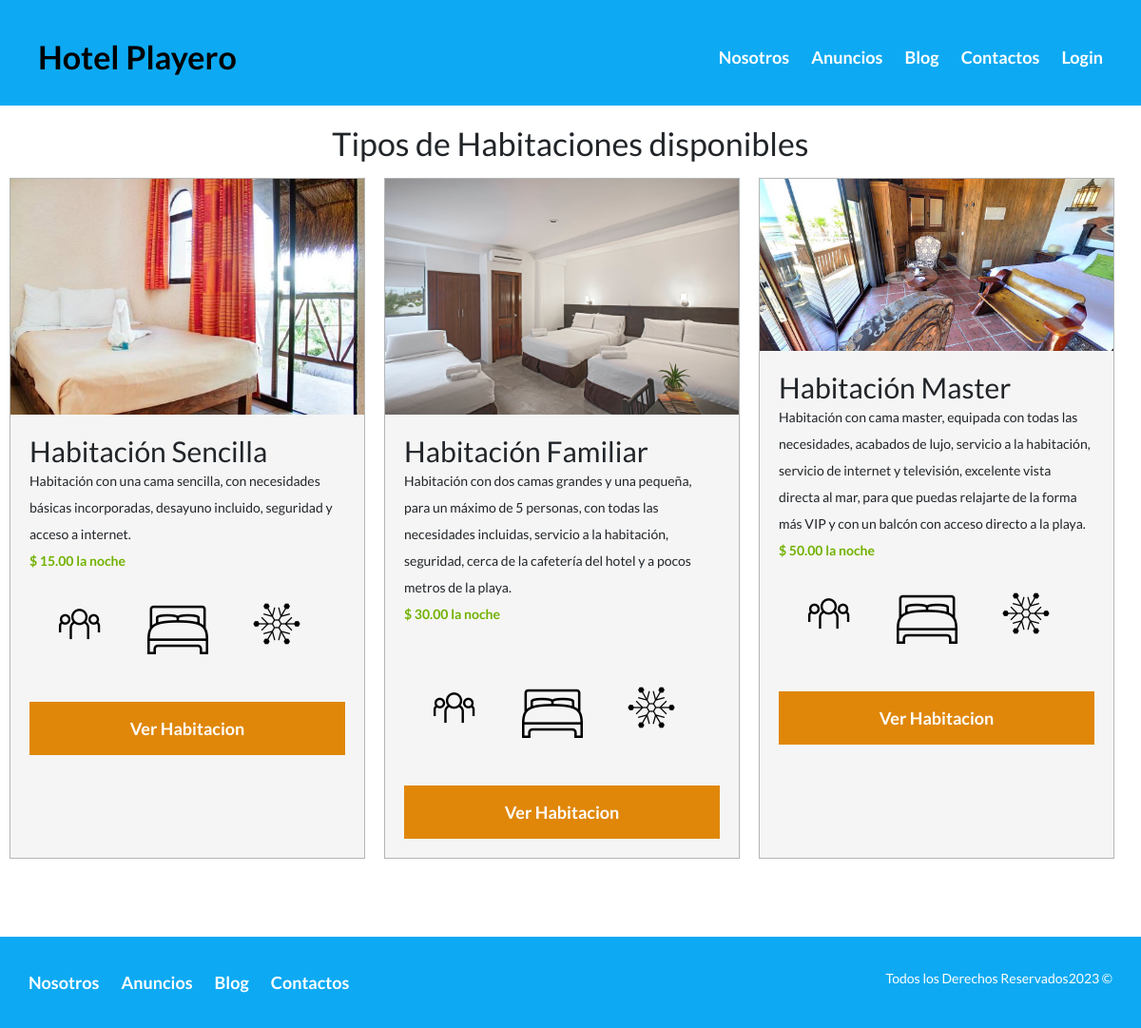
/anuncios/, run on the app's committed database.
### Hotel/models.py (models this page shows, shortened)
class Room (models.Model):
    title = models.CharField(max_length=100, verbose_name="Titulo")
    description = models.TextField(verbose_name="Descripcion")
    price = models.IntegerField(verbose_name="Precio")
    image = models.ImageField(verbose_name="Imagen", upload_to= "rooms")
    NumPeople = models.IntegerField(verbose_name="Numero de Personas")
    NumRoom = models.IntegerField(verbose_name="Numero de Habitaciones")
    created = models.DateTimeField(auto_now_add=True, verbose_name="Fecha de Creacion")
    updated = models.DateTimeField(auto_now=True, verbose_name="Fecha de Modificacion")
    class Meta:
        verbose_name = 'Habitacion'
        verbose_name_plural = 'Habitaciones'
        ordering = ["-created"]

### Hotel/views.py (the view)
# urls.py: path('anuncios/', anuncios.as_view(), name="anuncios"),
class anuncios(TemplateView):
    template_name = 'hotel/Anuncios.html'
    def get(selt, request):
        room = Room.objects.all()
        return render(request, selt.template_name, {'room': room})

### Hotel/templates/hotel/Anuncios.html (shortened to what this page needs)
{% extends 'core/base.html' %}
{% block header %}site-header{% endblock %}
{% block content %}
{% load static %}
<main class="section contenedor">
    <h2 class="fw-300 centrar-texto">Tipos de Habitaciones disponibles</h2>
    <div class="contenedor-anuncios">
        {% for room in room %}
            <div class="anuncio">
                <div>
                    <img src="{{room.image.url}}" alt="Anuncios">
                </div>
                <div class="contenido-anuncio">
                    <h3>{{room.title}}</h3>
                    <p>{{room.description}}</p>
                    <p class="precio"> $ {{room.price}}.00 la noche</p>
                    {% if room.price == 30 %}<br>{% endif %}
                    <ul class="iconos-caracteristicas">
                        <li>
                            <img src="{% static 'core/img/Icon_Person.png' %}" alt="Icono Persona">
                        </li>
                        <li>
                            <img src="{% static 'core/img/Icon_Cama.png' %}" alt="Icono Cama">
                        </li>
                        <li>
                            <img src="{% static 'core/img/Icon_Aire.png' %}" alt="Icono Aire">
                        </li>
                    </ul>
                    <div>
                        <a href="{% url 'anuncio' room.title %}" class="boton boton-amarillo d-block">Ver Habitacion</a>
                    </div>
                </div>
            </div>
        {% endfor %}
    </div>
</main>
<br>
{% endblock %}

### core/templates/core/base.html (shortened to what this page needs)
<!DOCTYPE html>
<html lang="en">
    <head>
        {% load static %}
        <link href="https://cdn.jsdelivr.net/npm/bootstrap@5.2.0/dist/css/bootstrap.min.css" rel="stylesheet">
        <link rel="stylesheet" href="https://cdn.datatables.net/1.10.20/css/jquery.dataTables.min.css">
        <link rel="stylesheet" href="{% static 'core/Css/Estilo.css' %}">
        <link rel="stylesheet" href="{% static 'core/Css/Normalize.css' %}">
    </head>
    <body>
        <header class="{% block header %}{% endblock %}">
            <div class="contenedor contenido-header">
                <div class="barra">
                    <a href="{% url 'home' %}" >
                        <div class="barra1">
                            <h2><strong>Hotel Playero</strong></h2>
                        </div>
                    </a>
                    <nav class="navegacion">
                        <a href="{% url 'nosotros' %}">Nosotros</a>
                        <a href="{% url 'anuncios' %}">Anuncios</a>
                        <a href="{% url 'blog' %}">Blog</a>
                        <a href="{% url 'contacto' %}">Contactos</a>
                        {% if user.is_authenticated %}
                            {% if user.is_superuser %}
                            <a href="{% url 'reservacion' %}">Reservaciones</a>
                            <a href="{% url 'asesoria' '0' %}">Asesorias</a>
                            {% else %}
                            <a href="{% url 'misreservacion' %}">Mis Reservaciones</a>
                            {% endif %}
                            <a href="{% url 'cerrar_sesion' %}">Cerrar Sesion</a>
                        {% else %}
                            <a href="{% url 'login' %}">Login</a>
                        {% endif %}
                    </nav>
                </div>
            </div>
        </header>
        {% block content %}{% endblock content %}
        <footer class="site-footer section">
            <div class="contenedor contenedor-footer">
                <nav class="navegacion n1">
                    <a href="{% url 'nosotros' %}">Nosotros</a>
                    <a href="{% url 'anuncios' %}">Anuncios</a>
                    <a href="{% url 'blog' %}">Blog</a>
                    <a href="{% url 'contacto' %}">Contactos</a>
                </nav>
                <div>
                <p class="copyringt">Todos los Derechos Reservados2023 &copy</p></div>
            </div>
        </footer>
    </body>
</html>

### core/static/core/Css/Estilo.css (style rules this page uses)
html { box-sizing: border-box; font-size: 62.5%; }
*, *:before, *:after { box-sizing: inherit; }
body { font-family: 'Lato', sans-serif; font-size: 1.6rem; line-height: 2; }
img { max-width: 100%; }
.contenedor { max-width: 120rem; margin: auto; }
h2 { font-size: 3.4rem; }
h3 { font-size: 3rem; }
p { font-size: 1.4rem; }
.section { margin-top: 2rem; margin-bottom: 2rem; }
.centrar-texto { text-align: center; }
.d-block { display: block!important; }
.boton { color: #ffffff; font-weight:700; text-decoration: none; font-size: 1.8rem; padding: 1rem 3rem; margin-top: 3rem; display: inline-block; text-align: center; border: none; }
.boton-amarillo { background-color: #E08709; }
.site-header { background-color: #0daaf3; padding: 1rem 0 3rem 0; }
.contenido-header { margin: 0 4rem; height: 100%; display: flex; flex-direction: column; justify-content: space-between; }
.barra a { text-decoration: none; color: white; }
.navegacion a { color: white; font-weight: 700; text-decoration: none; font-size: 1.8rem; margin-right: 2rem; }
.navegacion a:last-of-type { margin: 0; }
.contenedor-anuncios { width: 100%; display: flex; flex-wrap: wrap; flex-direction: row; }
.anuncio { margin: 1rem 1rem 1rem 1rem; width: calc(32% - 1rem); border: 1px solid #b5b5b5; background-color: #f5f5f5; }
.contenido-anuncio h3, .contenido-anuncio p { margin: 0; }
.precio { color: #71B100; font-weight: 700; }
.iconos-caracteristicas { list-style: none; padding: 0; display: flex; }
.iconos-caracteristicas li { display: flex; align-items: center; }
.iconos-caracteristicas li img { margin: 2rem; }
.site-footer { background-color: #0daaf3; margin: 2rem 0 0 0; }
.contenedor-footer { padding: 3rem 3rem; display: flex; justify-content: space-between; }
.copyringt { margin: 0; color: white; }
@media (min-width: 970px) { .barra { display: flex; justify-content: space-between; align-items: center; padding-top: 3rem; color: #0daaf3; } }
@media (min-width: 970px) { .barra1 h2 { margin: 0; color: #000000; } }
@media (min-width: 970px) { .contenido-anuncio { padding: 2rem; } }

### data on the page
Room: image (picture), title "Habitación Sencilla", description "Habitación con una cama sencilla, con necesidades básicas incorporadas, desayuno incluido, seguridad y acceso a internet.", price "15"
Room: image (picture), title "Habitación Familiar", description "Habitación con dos camas grandes y una pequeña, para un máximo de 5 personas, con todas las necesidades incluidas, servicio a la habitación, seguridad, cerca de la cafetería del hotel y a pocos metros de la playa.", price "30"
Room: image (picture), title "Habitación Master", description "Habitación con cama master, equipada con todas las necesidades, acabados de lujo, servicio a la habitación, servicio de internet y televisión, excelente vista directa al mar, para que puedas relajarte de la forma más VIP y con un balcón con acceso directo a la playa.", price "50"
